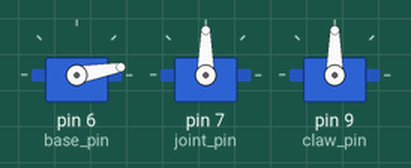
Recording of a sketch running on a simulated Arduino Uno, built with avr-gcc and run on an emulated ATmega328P. On the bench: 3 × servo.

Above: at 0.1 s.
At 1.1 s:
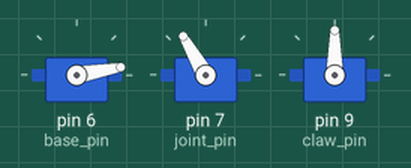
At 3.16 s:
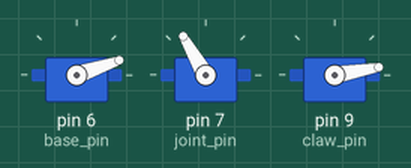
At 12.21 s:
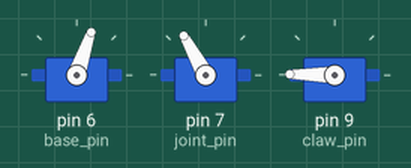
At 21.25 s:
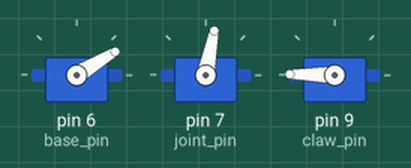
At 39.65 s:
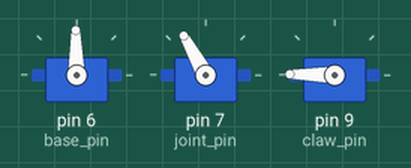
Timing chart, 0 to 40.0 s (numbered marks = the images above):
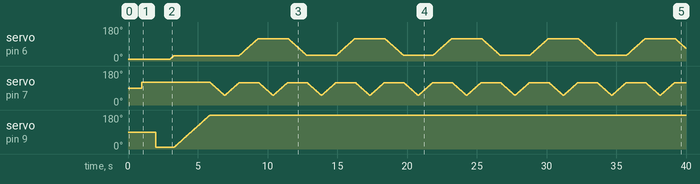

The sketch:

pick_and_put.ino
```cpp
#include <Servo.h>
Servo base, joint, claw;
int base_pin = 6, joint_pin = 7, claw_pin = 9, delta, micro_movement_delay = 15;
int base_curr_pos = 10, base_pick_pos = 30, base_drop_pos = 120;
int joint_curr_pos = 10,joint_up_pos = 120, joint_down_pos = 50;
int claw_curr_pos = 10, claw_open_pos = 180, claw_close_pos = 180;


void setup() {
  // put your setup code here, to run once:
  base.attach(base_pin);
  joint.attach(joint_pin);
  claw.attach(claw_pin);

// setting initial positions for
//base
  base.write(base_curr_pos);
  delay(1000);
//joint
  joint_curr_pos = joint_up_pos;
  joint.write(joint_curr_pos);
  delay(1000);
// claw
  claw.write(claw_curr_pos);
  delay(1000);

}

void loop() {
  // put your main code here, to run repeatedly:
//  base come to pick up point
  delta = calculate_delta(base_curr_pos, base_pick_pos);

  for (base_curr_pos; base_curr_pos != base_pick_pos; base_curr_pos += delta){
    base.write(base_curr_pos);
    delay(micro_movement_delay);
  }

//  joint is at up position
  // This has been set already in void setup

//  claw opens from being closed
  delta = calculate_delta(claw_curr_pos, claw_open_pos);

  for (claw_curr_pos; claw_curr_pos != claw_open_pos; claw_curr_pos += delta){
    claw.write(claw_curr_pos);
    delay(micro_movement_delay);
  }

//  joint goes to down position
  delta = calculate_delta(joint_curr_pos, joint_down_pos);

  for (joint_curr_pos; joint_curr_pos != joint_down_pos; joint_curr_pos += delta){
    joint.write(joint_curr_pos);
    delay(micro_movement_delay);
  }

//  claw closes to grab the object
  delta = calculate_delta(claw_curr_pos, claw_close_pos);

  for (claw_curr_pos; claw_curr_pos != claw_close_pos; claw_curr_pos += delta){
    claw.write(claw_curr_pos);
    delay(micro_movement_delay);
  }

//  joint goes up: picking up the object
  delta = calculate_delta(joint_curr_pos, joint_up_pos);

  for (joint_curr_pos; joint_curr_pos != joint_up_pos; joint_curr_pos += delta){
    joint.write(joint_curr_pos);
    delay(micro_movement_delay);
  }

//  base rotates to drop off point
  delta = calculate_delta(base_curr_pos, base_drop_pos);

  for (base_curr_pos; base_curr_pos != base_drop_pos; base_curr_pos += delta){
    base.write(base_curr_pos);
    delay(micro_movement_delay);
  }

//  joint goes down
  delta = calculate_delta(joint_curr_pos, joint_down_pos);

  for (joint_curr_pos; joint_curr_pos != joint_down_pos; joint_curr_pos += delta){
    joint.write(joint_curr_pos);
    delay(micro_movement_delay);
  }

//  claw opens: putting down the object
  delta = calculate_delta(claw_curr_pos, claw_open_pos);

  for (claw_curr_pos; claw_curr_pos != claw_open_pos; claw_curr_pos += delta){
    claw.write(claw_curr_pos);
    delay(micro_movement_delay);
  }

//  joint goes up
  delta = calculate_delta(joint_curr_pos, joint_up_pos);

  for (joint_curr_pos; joint_curr_pos != joint_up_pos; joint_curr_pos += delta){
    joint.write(joint_curr_pos);
    delay(micro_movement_delay);
  }
}

int calculate_delta(int curr_pos, int end_pos){
  if (curr_pos > end_pos) {
    return -1;}
  return 1;
}
```
